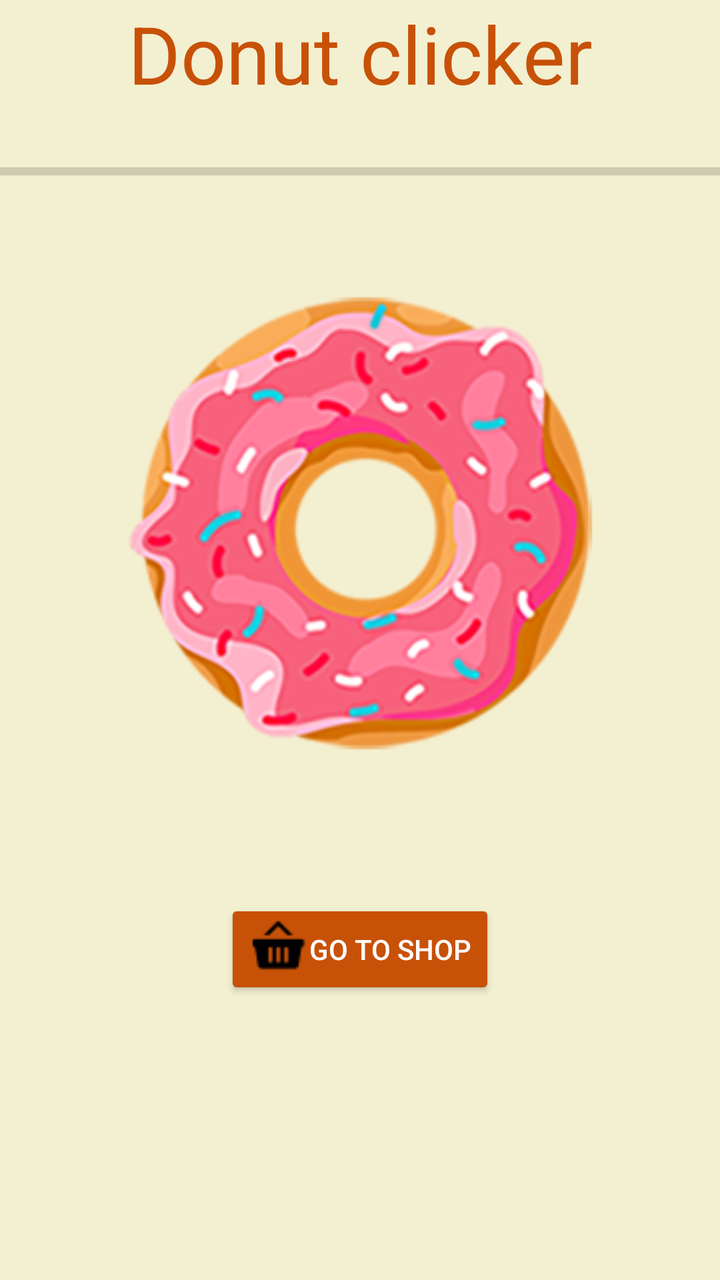
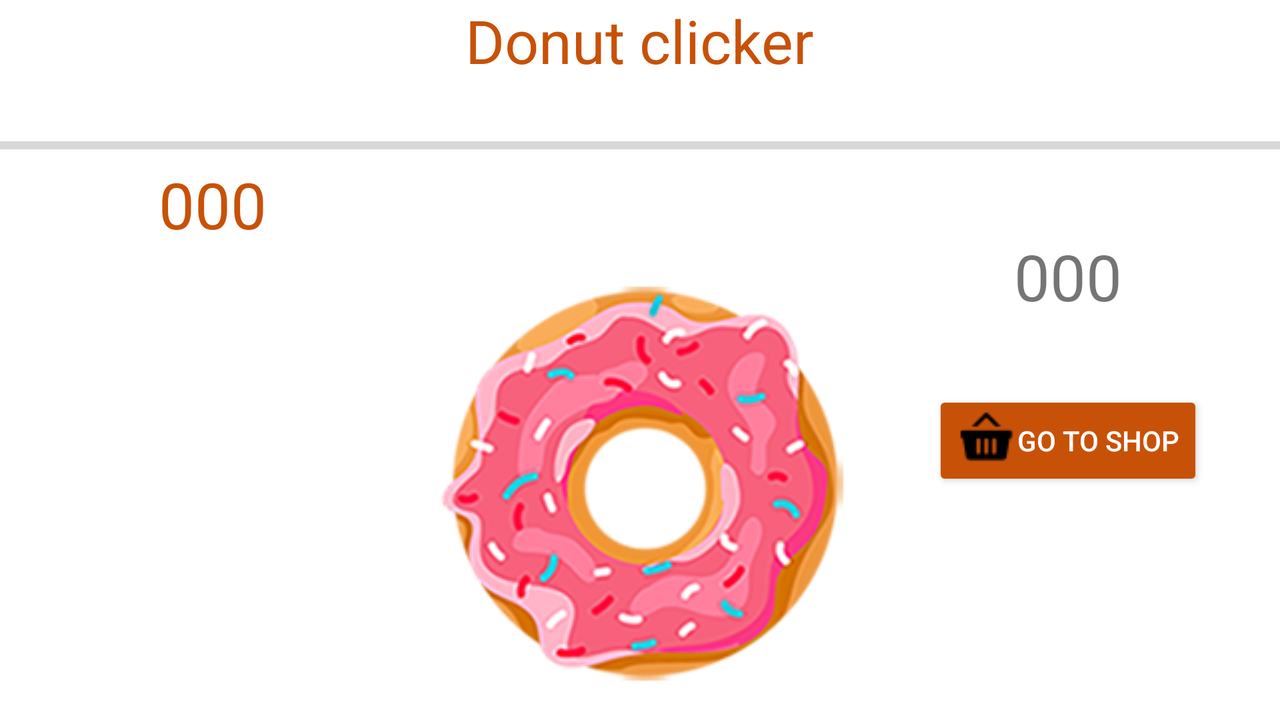

The same Android screen from two of the app's own layout files: first res/layout/ as a phone draws it, then the repository's variant for another configuration, drawn on a device whose configuration selects that folder. Both files follow.
<!-- AndroidManifest.xml: application theme AppTheme -->
<!-- res/layout/activity_main.xml -->
<?xml version="1.0" encoding="utf-8"?>
<android.support.constraint.ConstraintLayout xmlns:android="http://schemas.android.com/apk/res/android"

    xmlns:app="http://schemas.android.com/apk/res-auto"
    xmlns:tools="http://schemas.android.com/tools"
    android:id="@+id/container"
    android:layout_width="match_parent"
    android:layout_height="match_parent"
    android:background="#F3F0D1"
    android:orientation="vertical"

    tools:context="ru.rienel.clicker.activity.GameActivity">


    <TextView
        android:id="@+id/title"
        android:layout_width="wrap_content"
        android:layout_height="wrap_content"
        android:text="@string/title"
        android:textColor="@color/colorTitle"
        android:textSize="40sp"
        app:layout_constraintLeft_toLeftOf="parent"
        app:layout_constraintRight_toRightOf="parent"
        app:layout_constraintTop_toTopOf="parent" />

    <TextView
        android:id="@+id/time"
        android:layout_width="wrap_content"
        android:layout_height="wrap_content"
        android:textSize="18sp"
        app:layout_constraintTop_toBottomOf="@id/title" />

    <ProgressBar
        android:id="@+id/prBar"
        style="@style/Widget.AppCompat.ProgressBar.Horizontal"
        android:layout_width="match_parent"
        android:layout_height="wrap_content"
        android:max="20"
        app:layout_constraintLeft_toLeftOf="parent"
        app:layout_constraintTop_toBottomOf="@id/time" />


    <TextView
        android:id="@+id/tvClock"
        android:layout_width="wrap_content"
        android:layout_height="wrap_content"
        app:layout_constraintTop_toBottomOf="@id/prBar"
        app:layout_constraintLeft_toLeftOf="parent"
        app:layout_constraintRight_toRightOf="parent"
        android:textColor="@color/colorTitle"
        android:textSize="32sp"
        />


    <ImageView
        android:id="@+id/imageDonut"
        android:layout_width="wrap_content"
        android:layout_height="wrap_content"
        android:background="@drawable/donut_vert"
        android:onClick="onClick"
        android:scaleType="center"
        android:soundEffectsEnabled="false"
        app:layout_constraintLeft_toLeftOf="parent"
        app:layout_constraintRight_toRightOf="parent"
        app:layout_constraintTop_toBottomOf="@id/tvClock" />

    <TextView
        android:id="@+id/newClick"
        android:layout_width="wrap_content"
        android:layout_height="wrap_content"
        app:layout_constraintTop_toTopOf="@id/imageDonut"
        app:layout_constraintLeft_toLeftOf="parent"
        app:layout_constraintRight_toRightOf="parent"
        app:layout_constraintBottom_toBottomOf="@id/imageDonut"
        android:textSize="26sp"
        android:textColor="@color/colorToast"/>

    <TextView
        android:id="@+id/tvPoints"
        android:layout_width="wrap_content"
        android:layout_height="wrap_content"
        android:layout_marginBottom="20dp"
        android:paddingTop="20dp"
        android:textSize="32sp"
        app:layout_constraintLeft_toLeftOf="parent"
        app:layout_constraintRight_toRightOf="parent"
        app:layout_constraintTop_toBottomOf="@id/imageDonut" />

    <Button
        android:id="@+id/btnShop"
        style="@style/Widget.AppCompat.Button.Colored"
        android:layout_width="wrap_content"
        android:layout_height="wrap_content"
        android:onClick="onClick"
        android:text="@string/shop"
        android:drawableLeft="@drawable/icon_sale"
        app:layout_constraintLeft_toLeftOf="parent"
        app:layout_constraintRight_toRightOf="parent"
        app:layout_constraintTop_toBottomOf="@id/tvPoints" />


</android.support.constraint.ConstraintLayout>
<!-- resources referenced by this layout -->
<resources>
  <color name="colorTitle">#C85108</color>
  <color name="colorToast">#111</color>
  <!-- drawable donut_vert: png bitmap (drawable, 235242 bytes) -->
  <!-- drawable icon_sale: png bitmap (drawable, 472 bytes) -->
  <string name="shop">Go to shop</string>
  <string name="title">Donut clicker</string>
  <style name="AppTheme" parent="Theme.AppCompat.DayNight.NoActionBar">
          
          <item name="colorPrimary">@color/colorPrimary</item>
          <item name="colorPrimaryDark">@color/foreground</item>
          <item name="colorAccent">@color/accent</item>
          <item name="android:statusBarColor">?attr/colorAccent</item>
      </style>
  <color name="colorPrimary">#C85108</color>
  <color name="foreground">#212121</color>
  <color name="accent">#C85108</color>
</resources>
<!-- res/layout-land/activity_main.xml (the repository's variant of the layout above) -->
<!-- drawn on the phone turned sideways -->
<?xml version="1.0" encoding="utf-8"?>
<android.support.constraint.ConstraintLayout xmlns:android="http://schemas.android.com/apk/res/android"

    xmlns:app="http://schemas.android.com/apk/res-auto"
    xmlns:tools="http://schemas.android.com/tools"
    android:id="@+id/container"
    android:layout_width="match_parent"
    android:layout_height="match_parent"
    android:background="#fff"
    android:orientation="horizontal"
    tools:context="ru.rienel.clicker.activity.GameActivity">


    <TextView
        android:id="@+id/title"
        android:layout_width="wrap_content"
        android:layout_height="wrap_content"
        android:text="@string/title"
        android:textColor="@color/colorTitle"
        android:textSize="30sp"
        app:layout_constraintLeft_toLeftOf="parent"
        app:layout_constraintRight_toRightOf="parent"
        app:layout_constraintTop_toTopOf="parent" />

    <TextView
        android:id="@+id/time"
        android:layout_width="wrap_content"
        android:layout_height="wrap_content"
        android:textSize="18sp"
        app:layout_constraintTop_toBottomOf="@id/title" />

    <ProgressBar
        android:id="@+id/prBar"
        style="@style/Widget.AppCompat.ProgressBar.Horizontal"
        android:layout_width="match_parent"
        android:layout_height="wrap_content"
        android:max="20"
        app:layout_constraintLeft_toLeftOf="parent"
        app:layout_constraintTop_toBottomOf="@id/time" />


    <TextView
        android:id="@+id/tvClock"
        android:layout_width="wrap_content"
        android:layout_height="wrap_content"
        android:text="000"
        android:textColor="@color/colorTitle"
        android:textSize="32sp"
        app:layout_constraintLeft_toLeftOf="parent"
        app:layout_constraintRight_toLeftOf="@id/imageDonut"
        app:layout_constraintTop_toBottomOf="@id/prBar" />


    <ImageView
        android:id="@+id/imageDonut"
        android:layout_width="wrap_content"
        android:layout_height="wrap_content"
        android:background="@drawable/donut_hor"
        android:onClick="onClick"
        app:layout_constraintBottom_toBottomOf="parent"
        app:layout_constraintLeft_toLeftOf="parent"
        app:layout_constraintRight_toRightOf="parent"
        app:layout_constraintTop_toBottomOf="@id/tvClock" />

    <TextView
        android:id="@+id/newClick"
        android:layout_width="wrap_content"
        android:layout_height="wrap_content"
        app:layout_constraintTop_toTopOf="@id/imageDonut"
        app:layout_constraintLeft_toLeftOf="parent"
        app:layout_constraintRight_toRightOf="parent"
        app:layout_constraintBottom_toBottomOf="@id/imageDonut"
        android:textSize="26sp"
        android:textColor="@color/colorToast"/>

    <TextView
        android:id="@+id/tvPoints"
        android:layout_width="wrap_content"
        android:layout_height="wrap_content"
        android:textSize="32sp"
        app:layout_constraintLeft_toLeftOf="@id/btnShop"
        app:layout_constraintRight_toRightOf="@id/btnShop"
        app:layout_constraintTop_toBottomOf="@id/prBar"
        app:layout_constraintBottom_toTopOf="@id/btnShop"
        android:text="000"/>

    <Button
        android:id="@+id/btnShop"
        style="@style/Widget.AppCompat.Button.Colored"
        android:layout_width="wrap_content"
        android:layout_height="wrap_content"
        android:onClick="onClick"
        android:text="@string/shop"
        android:drawableLeft="@drawable/icon_sale"
        app:layout_constraintRight_toRightOf="parent"
        app:layout_constraintLeft_toRightOf="@id/imageDonut"
        app:layout_constraintTop_toBottomOf="@id/prBar"
        app:layout_constraintBottom_toBottomOf="parent"/>


</android.support.constraint.ConstraintLayout>
<!-- resources referenced by the variant -->
<!-- as the phone turned sideways resolves them -->
<resources>
  <color name="colorTitle">#C85108</color>
  <color name="colorToast">#111</color>
  <!-- drawable donut_hor: png bitmap (drawable, 174750 bytes) -->
  <!-- drawable icon_sale: png bitmap (drawable, 472 bytes) -->
  <string name="shop">Go to shop</string>
  <string name="title">Donut clicker</string>
  <style name="AppTheme" parent="Theme.AppCompat.DayNight.NoActionBar">
          
          <item name="colorPrimary">@color/colorPrimary</item>
          <item name="colorPrimaryDark">@color/foreground</item>
          <item name="colorAccent">@color/accent</item>
          <item name="android:statusBarColor">?attr/colorAccent</item>
      </style>
  <color name="colorPrimary">#C85108</color>
  <color name="foreground">#212121</color>
  <color name="accent">#C85108</color>
</resources>
